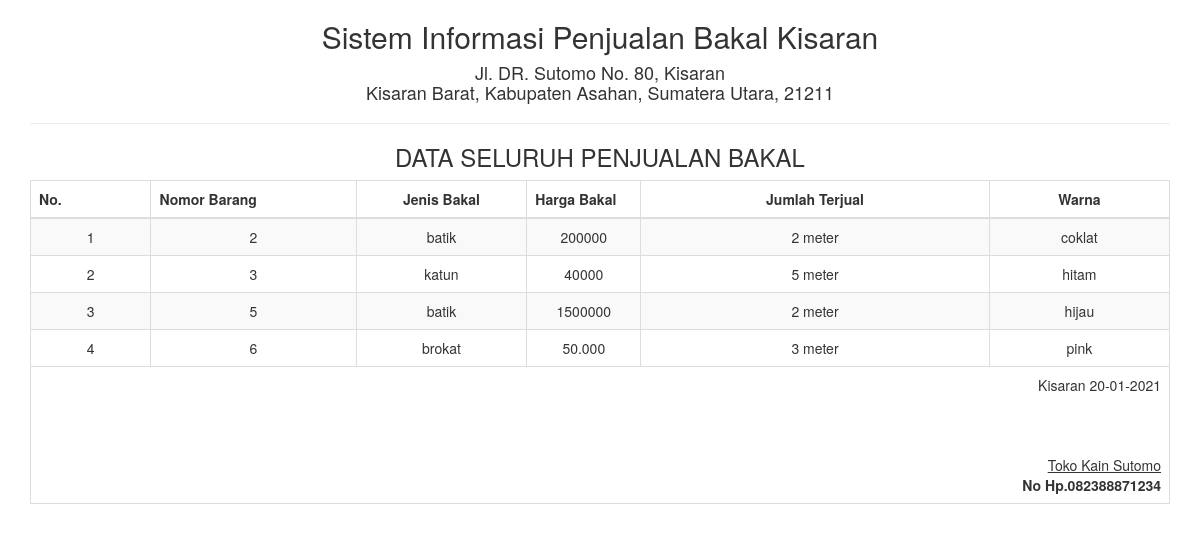
/datapenjualan_semua.php, run on the app's committed database.
### tables this page shows
CREATE TABLE IF NOT EXISTS `tb_datapenjualan` (
`id_barang` int(5) NOT NULL,
  `jenis_bakal` varchar(25) NOT NULL,
  `harga_bakal` varchar(20) NOT NULL,
  `jumlah_terjual` varchar(10) NOT NULL,
  `warna` varchar(50) NOT NULL
);

### datapenjualan_semua.php (the view, shortened to what this page needs)
<!DOCTYPE html>
<html>
    <head>
        <link href="../Assets/css/bootstrap.min.css" rel="stylesheet" type="text/css"/>
    </head>
    <body onload="print()">
        <?php
        include '../config/koneksi.php';
        ?>
        <div class="container">
            <div class='row'>
                <div class="col-sm-12">
                    <div class="text-center">
                        <h2>Sistem Informasi Penjualan Bakal Kisaran </h2>
                        <h4>Jl. DR. Sutomo No. 80, Kisaran <br> Kisaran Barat, Kabupaten Asahan, Sumatera Utara, 21211</h4>
                        <hr>
                        <h3>DATA SELURUH PENJUALAN BAKAL</h3>
                        <table class="table table-bordered table-striped table-hover">
                        <tbody>
                                <thead>
								<tr>
									<th>No.</th><th width="18%">Nomor Barang</th><th width="15%"><center>Jenis Bakal</center></th><th width="10%">Harga Bakal</th><th><center>Jumlah Terjual</center></th><th><center>Warna</center></th>
								</tr>
								</thead>
							<tbody>
                            <?php
                            $sql = "SELECT * FROM tb_datapenjualan";
                            $query = mysqli_query($koneksi, $sql) or die("SQL Anda Salah");
                            $nomor = 0;
                            while ($data = mysqli_fetch_array($query)) {
                                $nomor++;
                                ?>
                                <tr>
                                    <td><?= $nomor ?></td>
									<td><?= $data['id_barang'] ?></td>
                                    <td><?= $data['jenis_bakal'] ?></td>
                                    <td><?= $data['harga_bakal'] ?></td>
                                    <td><?= $data['jumlah_terjual'] ?></td>
                                    <td><?= $data['warna'] ?></td>
                                </tr>
                            <?php } ?>
							</tbody>
                        </tbody>
                            <tfoot>
                                <tr>
                                    <td colspan="8" class="text-right">
                                        Kisaran  <?= date("d-m-Y") ?>
                                        <br><br><br><br>
                                        <u>Toko Kain Sutomo<strong></u><br>
                                        No Hp.082388871234
									</td>
								</tr>
							</tfoot>
                        </table>
                    </div>
                </div>
            </div>
    </body>
</html>

### data on the page
tb_datapenjualan: id_barang "2", jenis_bakal "batik", harga_bakal "200000", jumlah_terjual "2 meter", warna "coklat"
tb_datapenjualan: id_barang "3", jenis_bakal "katun", harga_bakal "40000", jumlah_terjual "5 meter", warna "hitam"
tb_datapenjualan: id_barang "5", jenis_bakal "batik", harga_bakal "1500000", jumlah_terjual "2 meter", warna "hijau"
tb_datapenjualan: id_barang "6", jenis_bakal "brokat", harga_bakal "50.000", jumlah_terjual "3 meter", warna "pink"
